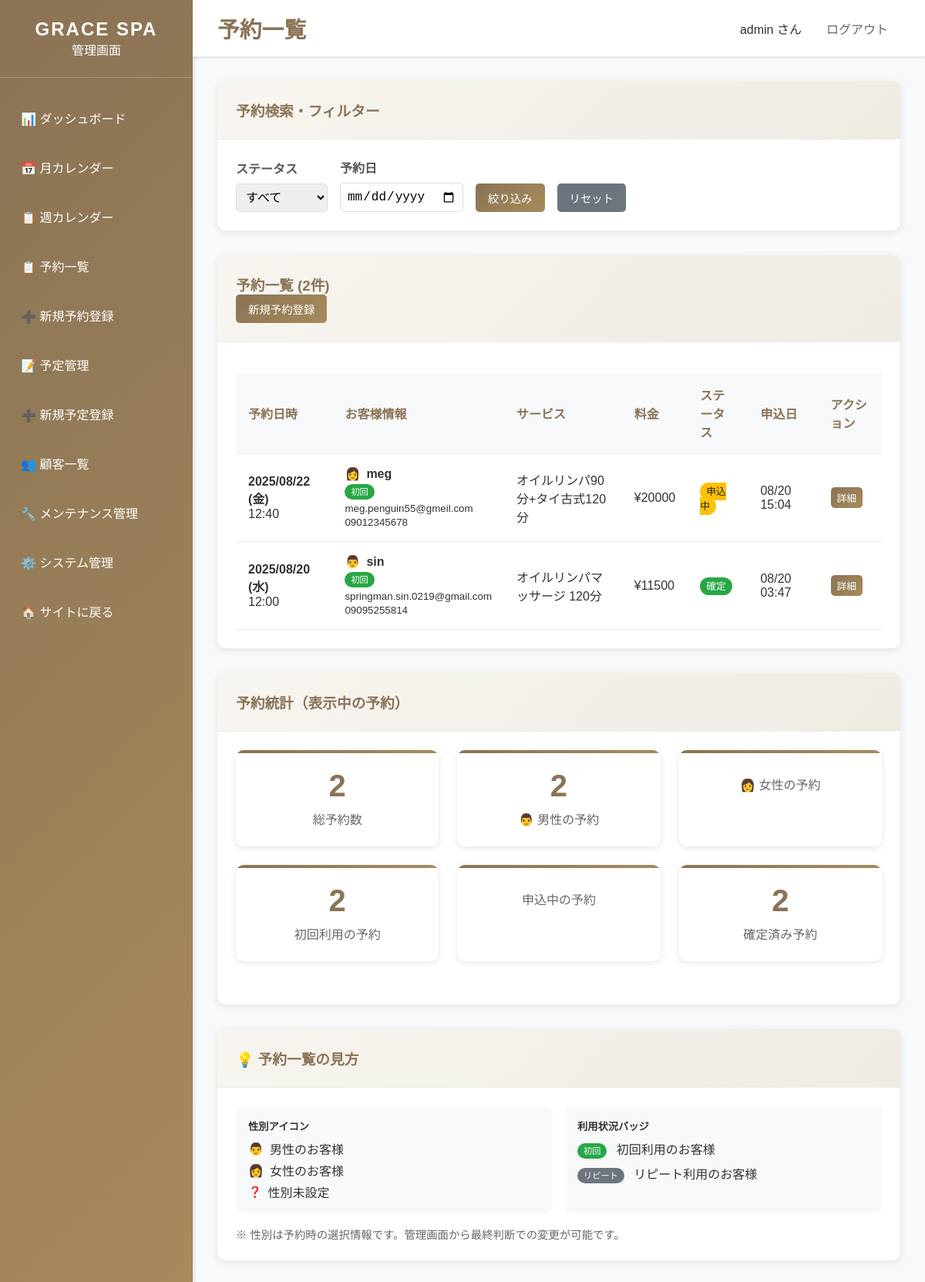
The app's page /dashboard/bookings/ (signed in) with its own data.
### bookings/models.py (models this page shows, shortened)
class Booking(models.Model):
    STATUS_CHOICES = [
        ('pending', '承認待ち'),
        ('confirmed', '確定'),
        ('completed', '完了'),
        ('cancelled', 'キャンセル'),
    ]
    customer = models.ForeignKey(Customer, on_delete=models.CASCADE, verbose_name='顧客')
    service = models.ForeignKey(Service, on_delete=models.CASCADE, verbose_name='サービス')
    therapist = models.ForeignKey(Therapist, on_delete=models.SET_NULL, null=True, blank=True, verbose_name='施術者')
    booking_date = models.DateField('予約日')
    booking_time = models.TimeField('予約時間')
    status = models.CharField('ステータス', max_length=20, choices=STATUS_CHOICES, default='pending')
    notes = models.TextField('備考', blank=True)
    created_at = models.DateTimeField('作成日時', auto_now_add=True)
    updated_at = models.DateTimeField('更新日時', auto_now=True)
    class Meta:
        verbose_name = '予約'
        verbose_name_plural = '予約'
        ordering = ['-booking_date', '-booking_time']
        unique_together = ['therapist', 'booking_date', 'booking_time']

class Customer(models.Model):
    GENDER_CHOICES = [
        ('male', '男性'),
        ('female', '女性'),
    ]
    name = models.CharField('名前', max_length=100)
    email = models.EmailField('メールアドレス', unique=True)
    phone = models.CharField('電話番号', max_length=20)
    notes = models.TextField('備考', blank=True)  # ← 顧客の永続的な備考用（残す！）
    gender = models.CharField(
        '性別',
        max_length=10,
        choices=GENDER_CHOICES,
        blank=True,
        null=True
    )
    is_first_visit = models.BooleanField(
        '初回利用',
        default=True,
        help_text='初回利用かどうか'
    )
    created_at = models.DateTimeField('作成日時', auto_now_add=True)
    updated_at = models.DateTimeField('更新日時', auto_now=True)
    class Meta:
        verbose_name = '顧客'
        verbose_name_plural = '顧客'
        ordering = ['-created_at']

class Service(models.Model):
    name = models.CharField('サービス名', max_length=100)
    description = models.TextField('説明', blank=True)
    duration_minutes = models.PositiveIntegerField('施術時間（分）')
    price = models.PositiveIntegerField('料金')
    is_active = models.BooleanField('有効', default=True)
    sort_order = models.PositiveIntegerField('表示順', default=0)
    created_at = models.DateTimeField('作成日時', auto_now_add=True)
    updated_at = models.DateTimeField('更新日時', auto_now=True)
    class Meta:
        verbose_name = 'サービス'
        verbose_name_plural = 'サービス'
        ordering = ['sort_order', 'name']

### dashboard/views.py (the view)
# urls.py: path('dashboard/bookings/', views.booking_list, name='booking_list'),
@staff_member_required
def booking_list(request):
    status_filter = request.GET.get('status', '')
    date_filter = request.GET.get('date', '')
    bookings = Booking.objects.all()
    if status_filter:
        bookings = bookings.filter(status=status_filter)
    if date_filter:
        try:
            filter_date = datetime.strptime(date_filter, '%Y-%m-%d').date()
            bookings = bookings.filter(booking_date=filter_date)
        except ValueError:
            pass
    bookings = bookings.order_by('-booking_date', '-booking_time')
    context = {
        'title': '予約一覧 - GRACE SPA管理画面',
        'bookings': bookings,
        'status_choices': Booking.STATUS_CHOICES,
        'current_status': status_filter,
        'current_date': date_filter,
    }
    return render(request, 'dashboard/booking_list.html', context)

### templates/dashboard/booking_list.html (shortened to what this page needs)
{% extends 'dashboard/base_dashboard.html' %}
{% block page_title %}予約一覧{% endblock %}
{% block content %}
<div class="card">
    <div class="card-header">
        <h3>予約検索・フィルター</h3>
    </div>
    <div class="card-body">
        <form method="get" style="display: flex; gap: 1rem; align-items: end; flex-wrap: wrap;">
            <div class="form-group" style="margin-bottom: 0;">
                <label for="status">ステータス</label>
                <select name="status" id="status" class="form-control">
                    <option value="">すべて</option>
                </select>
            </div>
            <div class="form-group" style="margin-bottom: 0;">
                <label for="date">予約日</label>
                <input type="date" name="date" id="date" value="{{ current_date }}" class="form-control">
            </div>
            <button type="submit" class="btn btn-primary">絞り込み</button>
            <a href="{% url 'dashboard:booking_list' %}" class="btn btn-secondary">リセット</a>
        </form>
    </div>
</div>
<div class="card">
    <div class="card-header">
        <h3>予約一覧 ({{ bookings.count }}件)</h3>
        <a href="{% url 'dashboard:booking_create' %}" class="btn btn-primary">新規予約登録</a>
    </div>
    <div class="card-body">
        {% if bookings %}
            <table class="table">
                <thead>
                    <tr>
                        <th>予約日時</th>
                        <th>お客様情報</th>
                        <th>サービス</th>
                        <th>料金</th>
                        <th>ステータス</th>
                        <th>申込日</th>
                        <th>アクション</th>
                    </tr>
                </thead>
                <tbody>
                    {% for booking in bookings %}
                    <tr>
                        <td>
                            <strong>{{ booking.booking_date|date:"Y/m/d (D)" }}</strong><br>
                            {{ booking.booking_time }}
                        </td>
                        <td>
                            <div style="display: flex; align-items: center; gap: 0.5rem;">
                                {% if booking.customer.gender == 'male' %}
                                    <span style="font-size: 16px; color: #007bff;" title="男性">👨</span>
                                {% elif booking.customer.gender == 'female' %}
                                    <span style="font-size: 16px; color: #e91e63;" title="女性">👩</span>
                                {% else %}
                                    <span style="font-size: 14px; color: #6c757d;" title="性別未設定">❓</span>
                                {% endif %}
                                <strong>{{ booking.customer.name }}</strong>
                            </div>
                            <div style="margin: 0.25rem 0;">
                                {% if booking.customer.is_first_visit %}
                                    <span class="badge" style="background: #28a745; color: white; font-size: 0.7rem;">初回</span>
                                {% else %}
                                    <span class="badge" style="background: #6c757d; color: white; font-size: 0.7rem;">リピート</span>
                                {% endif %}
                            </div>
                            <small>{{ booking.customer.email }}</small><br>
                            <small>{{ booking.customer.phone }}</small>
                        </td>
                        <td>{{ booking.service.name }}</td>
                        <td>¥{{ booking.service.price|floatformat:0 }}</td>
                        <td>
                            {% if booking.status == 'pending' %}
                                <span class="badge badge-pending">申込中</span>
                            {% elif booking.status == 'confirmed' %}
                                <span class="badge badge-confirmed">確定</span>
                            {% elif booking.status == 'completed' %}
                                <span class="badge badge-completed">完了</span>
                            {% elif booking.status == 'cancelled' %}
                                <span class="badge badge-cancelled">キャンセル</span>
                            {% elif booking.status == 'no_show' %}
                                <span class="badge badge-no-show">無断キャンセル</span>
                            {% endif %}
                        </td>
                        <td>{{ booking.created_at|date:"m/d H:i" }}</td>
                        <td>
                            <a href="{% url 'dashboard:booking_detail' booking.id %}"
                               class="btn btn-sm btn-primary">詳細</a>
                        </td>
                    </tr>
                    {% endfor %}
                </tbody>
            </table>
        {% endif %}
    </div>
</div>
<div class="card">
    <div class="card-header">
        <h3>予約統計（表示中の予約）</h3>
    </div>
    <div class="card-body">
        <div class="stats-grid">
            <div class="stat-card">
                <div class="stat-number">{{ bookings.count }}</div>
                <div class="stat-label">総予約数</div>
            </div>
            <div class="stat-card">
                <div class="stat-number">
                    {% with male_bookings=0 %}
                        {% for booking in bookings %}
                            {% if booking.customer.gender == 'male' and forloop.last %}
                                {{ forloop.counter0|add:1 }}
                            {% endif %}
                        {% endfor %}
                    {% endwith %}
                </div>
                <div class="stat-label">👨 男性の予約</div>
            </div>
            <div class="stat-card">
                <div class="stat-label">👩 女性の予約</div>
            </div>
            <div class="stat-card">
                <div class="stat-number">
                    {% with first_visit_bookings=0 %}
                        {% for booking in bookings %}
                            {% if booking.customer.is_first_visit and forloop.last %}
                                {{ forloop.counter0|add:1 }}
                            {% endif %}
                        {% endfor %}
                    {% endwith %}
                </div>
                <div class="stat-label">初回利用の予約</div>
            </div>
            <div class="stat-card">
                <div class="stat-label">申込中の予約</div>
            </div>
            <div class="stat-card">
                <div class="stat-number">
                    {% with confirmed_bookings=0 %}
                        {% for booking in bookings %}
                            {% if booking.status == 'confirmed' and forloop.last %}
                                {{ forloop.counter0|add:1 }}
                            {% endif %}
                        {% endfor %}
                    {% endwith %}
                </div>
                <div class="stat-label">確定済み予約</div>
            </div>
        </div>
    </div>
</div>
<div class="card">
    <div class="card-header">
        <h3>💡 予約一覧の見方</h3>
    </div>
    <div class="card-body">
        <div style="display: grid; grid-template-columns: repeat(auto-fit, minmax(250px, 1fr)); gap: 1rem;">
            <div style="padding: 1rem; background: #f8f9fa; border-radius: 8px;">
                <h5 style="margin-bottom: 0.5rem;">性別アイコン</h5>
                <div style="display: flex; align-items: center; gap: 0.5rem; margin-bottom: 0.25rem;">
                    <span style="font-size: 16px; color: #007bff;">👨</span>
                    <span>男性のお客様</span>
                </div>
                <div style="display: flex; align-items: center; gap: 0.5rem; margin-bottom: 0.25rem;">
                    <span style="font-size: 16px; color: #e91e63;">👩</span>
                    <span>女性のお客様</span>
                </div>
                <div style="display: flex; align-items: center; gap: 0.5rem;">
                    <span style="font-size: 14px; color: #6c757d;">❓</span>
                    <span>性別未設定</span>
                </div>
            </div>
            <div style="padding: 1rem; background: #f8f9fa; border-radius: 8px;">
                <h5 style="margin-bottom: 0.5rem;">利用状況バッジ</h5>
                <div style="margin-bottom: 0.5rem;">
                    <span class="badge" style="background: #28a745; color: white; font-size: 0.7rem;">初回</span>
                    <span style="margin-left: 0.5rem;">初回利用のお客様</span>
                </div>
                <div>
                    <span class="badge" style="background: #6c757d; color: white; font-size: 0.7rem;">リピート</span>
                    <span style="margin-left: 0.5rem;">リピート利用のお客様</span>
                </div>
            </div>
        </div>
        <p style="margin-top: 1rem; color: #666; font-size: 0.9rem;">
            ※ 性別は予約時の選択情報です。管理画面から最終判断での変更が可能です。
        </p>
    </div>
</div>
{% endblock %}

### templates/dashboard/base_dashboard.html (shortened to what this page needs)
<!DOCTYPE html>
<html lang="ja">
<head>
</head>
<body>
    <div class="dashboard-container">
        <nav class="sidebar">
            <div class="sidebar-header">
                <h2>GRACE SPA</h2>
                <p>管理画面</p>
            </div>
            <ul class="sidebar-nav">
                <li class="nav-item">
                    <a href="{% url 'dashboard:home' %}" class="nav-link">
                        📊 ダッシュボード
                    </a>
                </li>
                <li class="nav-item">
                    <a href="{% url 'dashboard:calendar' %}" class="nav-link">
                        📅 月カレンダー
                    </a>
                </li>
                <li class="nav-item">
                    <a href="{% url 'dashboard:week_calendar' %}" class="nav-link">
                        📋 週カレンダー
                    </a>
                </li>
                <li class="nav-item">
                    <a href="{% url 'dashboard:booking_list' %}" class="nav-link">
                        📋 予約一覧
                    </a>
                </li>
                <li class="nav-item">
                    <a href="{% url 'dashboard:booking_create' %}" class="nav-link">
                        ➕ 新規予約登録
                    </a>
                </li>
                <li class="nav-item">
                    <a href="{% url 'dashboard:schedule_list' %}" class="nav-link">
                        📝 予定管理
                    </a>
                </li>
                <li class="nav-item">
                    <a href="{% url 'dashboard:schedule_create' %}" class="nav-link">
                        ➕ 新規予定登録
                    </a>
                </li>
                <li class="nav-item">
                    <a href="{% url 'dashboard:customer_list' %}" class="nav-link">
                        👥 顧客一覧
                    </a>
                </li>
                <li class="nav-item">
                    <a href="{% url 'dashboard:maintenance_settings' %}" class="nav-link">
                        🔧 メンテナンス管理
                    </a>
                </li>
                <li class="nav-item">
                    <a href="/admin/" class="nav-link">
                        ⚙️ システム管理
                    </a>
                </li>
                <li class="nav-item">
                    <a href="{% url 'website:home' %}" class="nav-link">
                        🏠 サイトに戻る
                    </a>
                </li>
            </ul>
        </nav>
        <main class="main-content">
            <div class="topbar">
                <h1>{% block page_title %}ダッシュボード{% endblock %}</h1>
                <div class="user-info">
                    <span>{{ user.username }} さん</span>
                    <a href="/admin/logout/">ログアウト</a>
                </div>
            </div>
            <div class="content-area">
                {% block content %}
                {% endblock %}
            </div>
        </main>
    </div>
</body>
</html>

### records on screen
Booking: booking_date "2025/08/22 (金)", booking_time "12:40", customer.name "meg", shows "初回", customer.email "meg.penguin55@gmeil.com", customer.phone "09012345678", service.name "オイルリンパ90分+タイ古式120分", service.price "20000", status "申込中", created_at "08/20 15:04"
Booking: booking_date "2025/08/20 (水)", booking_time "12:00", customer.name "sin", shows "初回", customer.email "springman.sin.0219@gmail.com", customer.phone "09095255814", service.name "オイルリンパマッサージ 120分", service.price "11500", status "確定", created_at "08/20 03:47"

### other values on screen
{{ user.username }} "admin"
{{ bookings.count }} "2"
